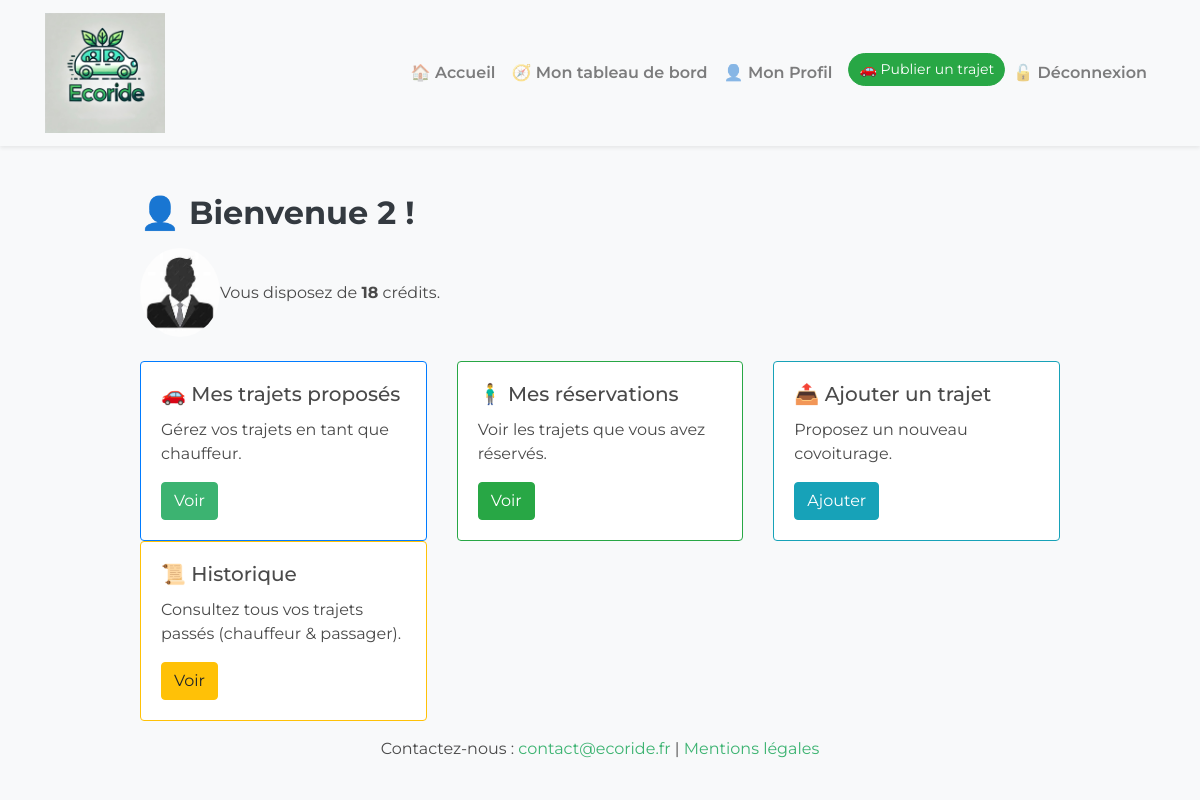
The app's page /views/espace_utilisateur.php (signed in), older data.
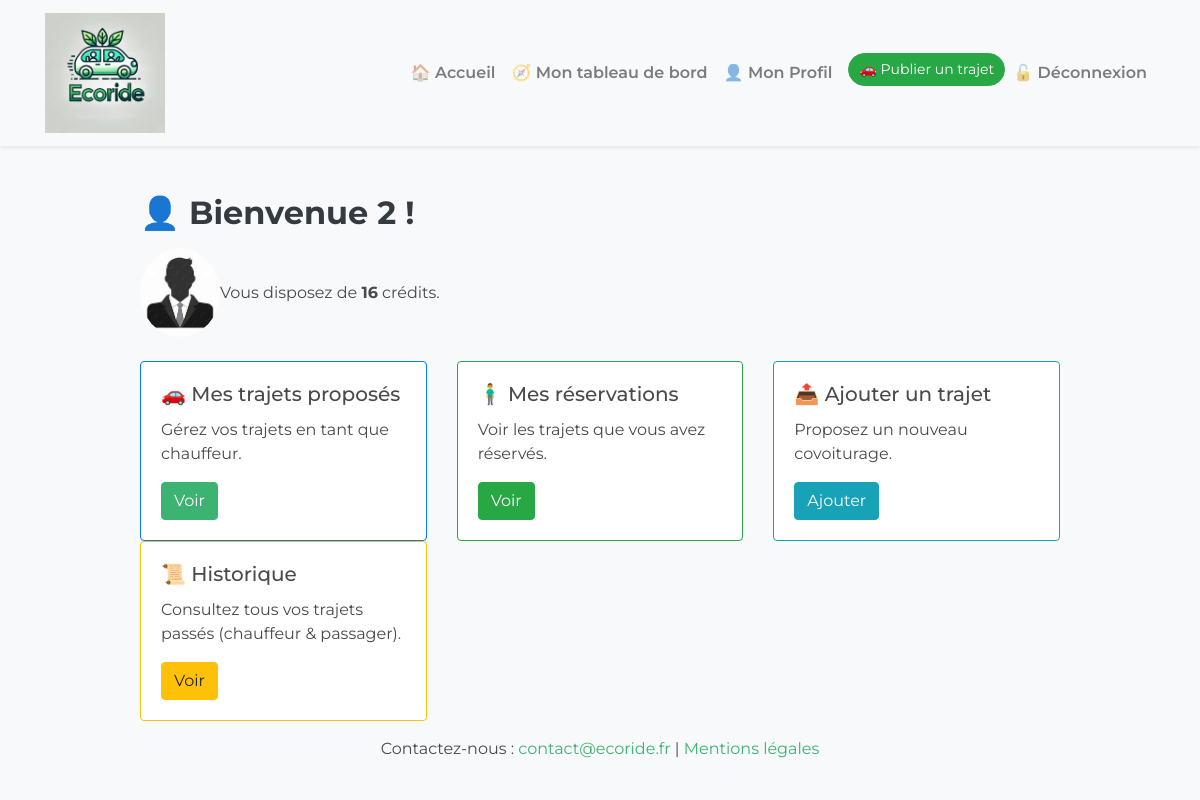
The same page, newer data.
### tables this page shows
CREATE TABLE `users` (
  `id` int(11) NOT NULL,
  `nom` varchar(100) NOT NULL,
  `prenom` varchar(100) NOT NULL,
  `email` varchar(150) NOT NULL,
  `telephone` varchar(10) DEFAULT NULL,
  `mot_de_passe` varchar(255) NOT NULL,
  `created_at` timestamp NOT NULL DEFAULT current_timestamp(),
  `credits` int(11) NOT NULL DEFAULT 20,
  `role` enum('utilisateur','employe','admin','Utilisateur suspendu','employé suspendu') NOT NULL DEFAULT 'utilisateur',
  `photo` longblob DEFAULT NULL
);

### views/espace_utilisateur.php (the view, shortened to what this page needs)
<?php
require_once __DIR__ . '/../config/database.php';
$user_id = (int)$_SESSION['user_id'];
$stmt = $conn->prepare('SELECT prenom, credits, photo FROM users WHERE id = ?');
$stmt->execute([$user_id]);
$user = $stmt->fetch(PDO::FETCH_ASSOC);
$photo_base64 = null;
$mime_type = null;
require_once __DIR__ . '/../templates/header.php';
?>
<div class="container mt-5">
    <div class="row justify-content-center">
        <div class="col-md-10">
            <h2>👤 Bienvenue <?= htmlspecialchars($user['prenom'] ?? 'Utilisateur', ENT_QUOTES, 'UTF-8') ?> !</h2>
            <div class="d-flex align-items-center gap-4 my-3">
                <?php if (!empty($photo_base64) && !empty($mime_type)): ?>
                    <img class="rounded-circle" width="80" alt="Photo de profil">
                <?php else: ?>
                    <img src="/assets/images/OIP.jpg" class="rounded-circle" width="80" alt="Photo de profil par défaut">
                <?php endif; ?>
                <p class="mb-0">Vous disposez de <strong><?= (int)($user['credits'] ?? 0) ?></strong> crédits.</p>
            </div>
            <div class="row g-4 mt-4">
                <div class="col-md-4">
                    <div class="card border-primary">
                        <div class="card-body">
                            <h5 class="card-title">🚗 Mes trajets proposés</h5>
                            <p class="card-text">Gérez vos trajets en tant que chauffeur.</p>
                            <a href="/views/mes_trajets.php" class="btn btn-primary">Voir</a>
                        </div>
                    </div>
                </div>
                <div class="col-md-4">
                    <div class="card border-success">
                        <div class="card-body">
                            <h5 class="card-title">🧍‍♂️ Mes réservations</h5>
                            <p class="card-text">Voir les trajets que vous avez réservés.</p>
                            <a href="/views/mes_reservations.php" class="btn btn-success">Voir</a>
                        </div>
                    </div>
                </div>
                <div class="col-md-4">
                    <div class="card border-info">
                        <div class="card-body">
                            <h5 class="card-title">📤 Ajouter un trajet</h5>
                            <p class="card-text">Proposez un nouveau covoiturage.</p>
                            <a href="/views/ajouter_trajet.php" class="btn btn-info">Ajouter</a>
                        </div>
                    </div>
                </div>
                <div class="col-md-4">
                    <div class="card border-warning">
                        <div class="card-body">
                            <h5 class="card-title">📜 Historique</h5>
                            <p class="card-text">Consultez tous vos trajets passés (chauffeur & passager).</p>
                            <a href="/views/historique.php" class="btn btn-warning">Voir</a>
                        </div>
                    </div>
                </div>
            </div>
        </div>
    </div>
</div>
<?php require_once __DIR__ . '/../templates/footer.php'; ?>

Row changes from the older to the newer data that the page shows:
changed users: credits "18" → "16"
